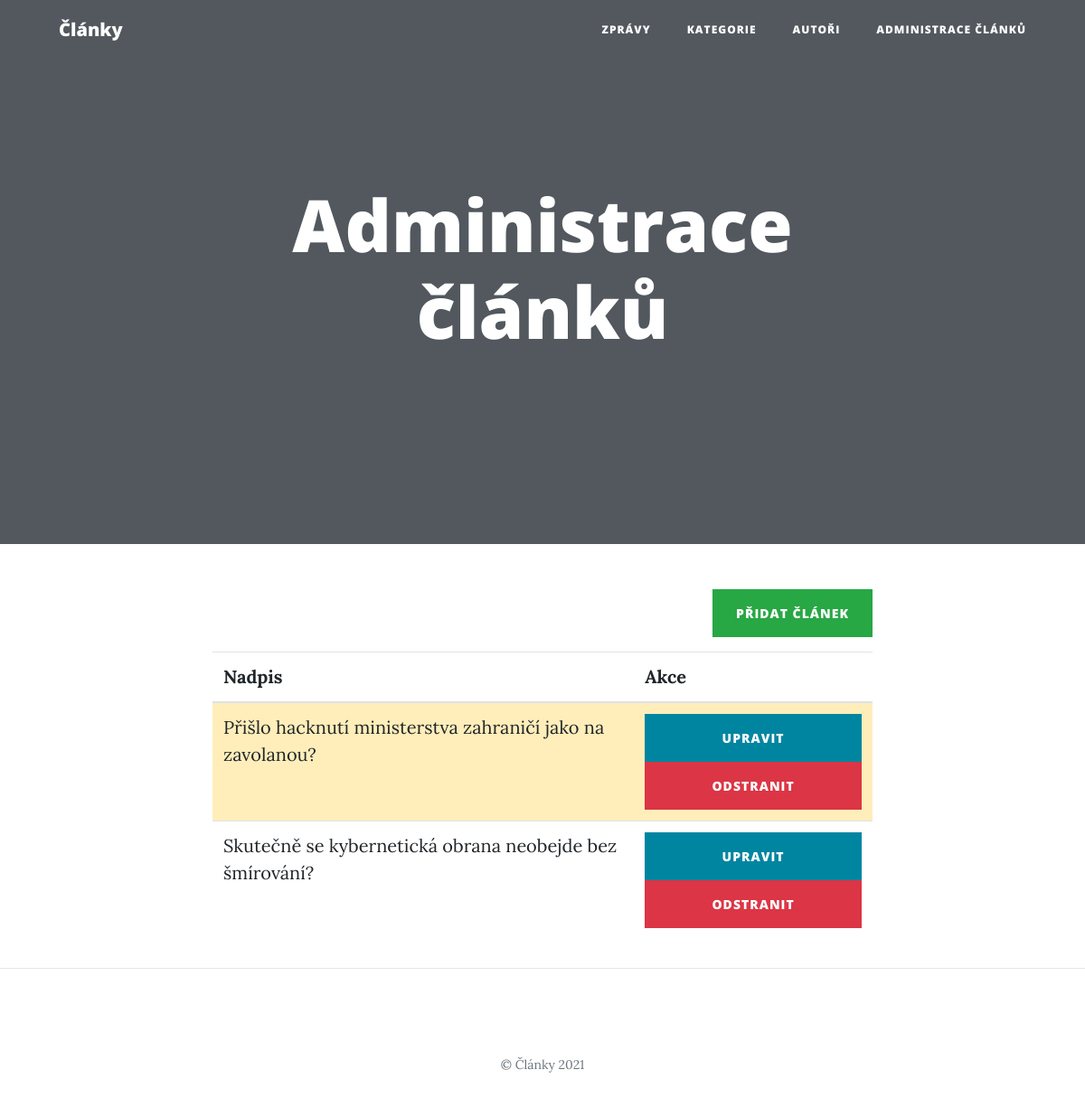
Page /administration.php on the earlier database version.
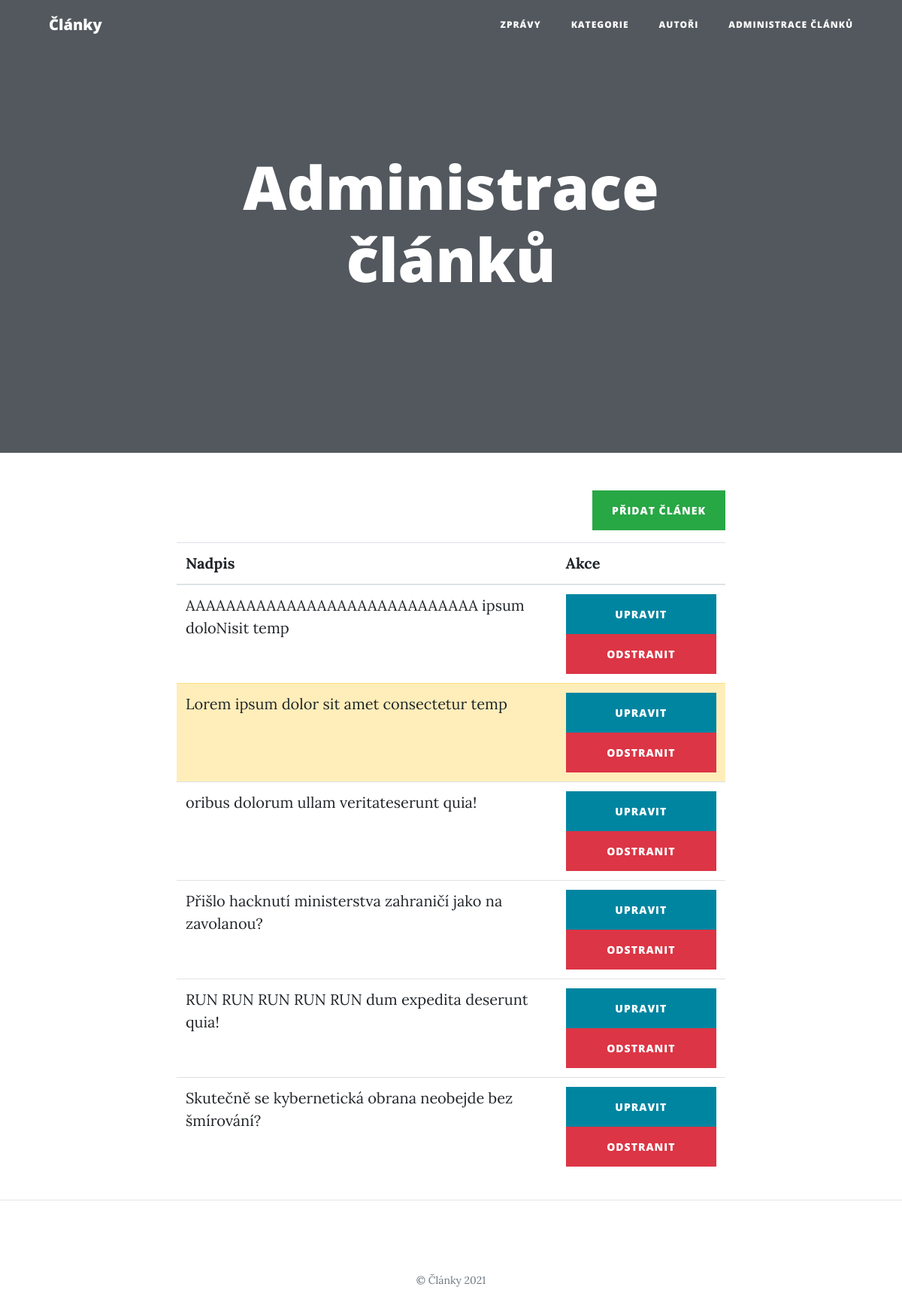
Same page on the later database version.
### tables this page shows
CREATE TABLE `article` (
  `id` int(10) UNSIGNED NOT NULL,
  `user_id` int(10) UNSIGNED DEFAULT NULL,
  `title` varchar(150) NOT NULL,
  `perex` text NOT NULL,
  `text` text NOT NULL,
  `created_at` datetime NOT NULL DEFAULT current_timestamp(),
  `published` tinyint(1) NOT NULL DEFAULT 0
);

### php/Application.php (called while the page is built, shortened)
<?php
class Application
{
    public static function loadModel($className)
    {
        $filename = "./php/model/" . $className . ".php";
    }
}

### php/model/Database.php (called while the page is built, shortened)
<?php
class Database
{
    private $conn;
    public function __construct()
    {
        $this->conn = new PDO(sprintf("mysql:host=%s;dbname=%s", self::HOST, self::DBNAME), self::USER, self::PASS, [
            PDO::ATTR_ERRMODE => PDO::ERRMODE_EXCEPTION
        ]);
        $this->conn->query("set names utf8");
    }
    public function select($sql, $params = [])
    {
        $stmt = $this->execute($sql, $params);
        return $stmt->fetchAll();
    }
    private function execute($sql, $params = [])
    {
        $stmt = $this->conn->prepare($sql);
        $stmt->execute($params);
        return $stmt;
    }
}

### php/model/BaseRepository.php (called while the page is built, shortened)
<?php
abstract class BaseRepository
{
    public function __construct(Database $db)
    {
        $this->db = $db;
    }
}

### php/model/ArticleRepository.php (called while the page is built, shortened)
<?php
class ArticleRepository extends BaseRepository
{
    public function getArticlesAlphabetically()
    {
        $sql = "
            select
                article.*,
                user.name as user_name
            from article
                left join user on article.user_id = user.id
            order by title
        ";
        $articles = $this->db->select($sql);
        return $this->addCategories($articles);
    }
    private function addCategories($articles)
    {
        $cr = new CategoryRepository($this->db);
        foreach ($articles as $key => $article) {
            $articles[$key]["categories"] = $cr->getCategoriesArticle($article["id"]);
        }
        return $articles;
    }
}

### php/model/CategoryRepository.php (called while the page is built, shortened)
<?php
class CategoryRepository extends BaseRepository
{
    public function getCategoriesArticle($article_id)
    {
        $sql = "
            select
                category.*
            from category
                inner join article_category on article_category.category_id = category.id
            where article_category.article_id = :article_id
        ";
        $params = [
            ":article_id" => $article_id
        ];
        $categories = $this->db->select($sql, $params);
        return $categories;
    }
}

### administration.php (the view, shortened to what this page needs)
<?php
require_once "./php/Application.php";
$db = new Database();
$ar = new ArticleRepository($db);
$articles = $ar->getArticlesAlphabetically();
include "./php/partials/document_start.php";
?>
<div class="text-right mb-3">
    <a class="btn btn-success" href="add_article.php">Přidat článek</a>
</div>
<table class="table table-hover ">
    <thead>
        <tr>
            <th scope="col">Nadpis</th>
            <th scope="col">Akce</th>
        </tr>
    </thead>
    <tbody>
        <?php foreach($articles as $article): ?>
            <tr <?= $article["published"] == 1 ? "" : "class=\"table-warning\"" ?>>
                <td><?= empty($article["title"]) ? "Bez nadpisu" : $article["title"] ?></td>
                <td>
                    <a class="btn btn-primary w-100" href="<?= "edit_article.php?id=" . $article["id"] ?>">Upravit</a>
                    <a class="btn btn-danger w-100" href="<?= "delete_article.php?id=" . $article["id"] ?>">Odstranit</a>
                </td>
            </tr>
        <?php endforeach; ?>
    </tbody>
</table>
<?php
include "./php/partials/document_end.php";

Differences in the rows shown:
added article: title "AAAAAAAAAAAAAAAAAAAAAAAAAAAAA ipsum doloNisit temp"
added article: title "Lorem ipsum dolor sit amet consectetur temp", published 0 (drawn)
added article: title "oribus dolorum ullam veritateserunt quia!"
changed article "Přišlo hacknutí ministerstva zahraničí jako na zavolanou?": published 0 → 1 (drawn)
added article: title "RUN RUN RUN RUN RUN dum expedita deserunt quia!"
